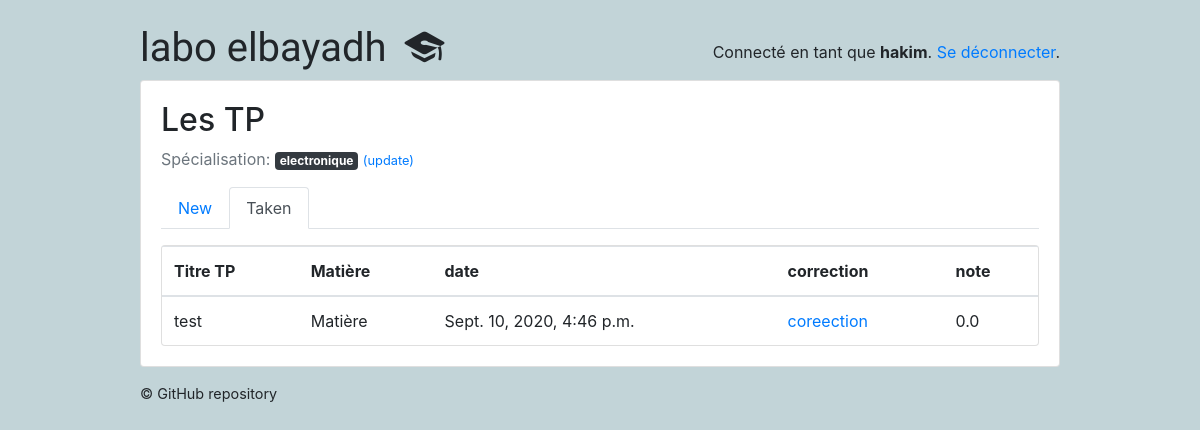
Before: /students/taken/ (signed in) with the older database file.
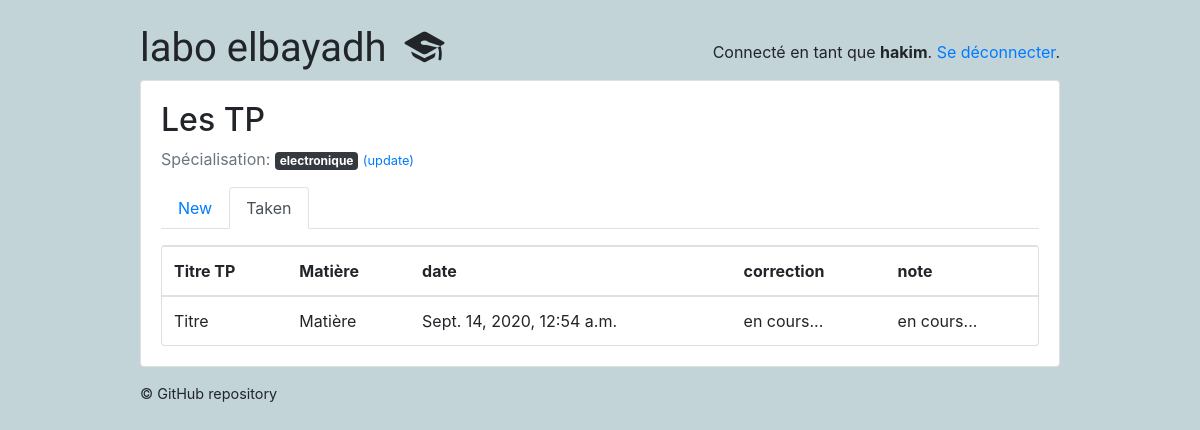
After: the same page with the newer database file.
### classroom/models.py (models this page shows, shortened)
class Subject(models.Model):
    name = models.CharField(max_length=30)
    color = models.CharField(max_length=7, default='#007bff')
    def get_html_badge(self):
        name = escape(self.name)
        color = escape(self.color)
        html = '<span class="badge badge-primary" style="background-color: %s">%s</span>' % (color, name)
        return mark_safe(html)

class TakenQuiz(models.Model):
    student = models.ForeignKey(Student,on_delete=models.CASCADE, related_name='taken_quizzes')
    quiz = models.ForeignKey(Quiz, on_delete=models.CASCADE, related_name='taken_quizzes')
    score = models.FloatField()
    date = models.DateTimeField(auto_now_add=True)
    compte_rendu = models.FileField(upload_to='uploads_tp/')
    correction_TP_ensegn  = models.FileField(upload_to='uploads_tp/')

class Quiz(models.Model):
    owner = models.ForeignKey(User, on_delete=models.CASCADE, related_name='quizzes')
    name = models.CharField(max_length=255 , default='Titre' , verbose_name= 'Titre TP',)
    subject = models.ForeignKey(Subject, on_delete=models.CASCADE, related_name='quizzes', verbose_name= 'les filières',)
    type_tp_posible = (
        ('redressement et filtrage ', 'redressement et filtrage '),
        ('filtrage RC', 'filtrage RC'),
    )
    type_tp = models.CharField(max_length=500 ,choices=type_tp_posible , verbose_name= 'Type de circuit électrique')
    description = models.TextField( max_length=500 , verbose_name= 'Description de TP ')
    module = models.CharField(max_length=255, default='Matière' , verbose_name= 'Matière' )
    Temps_TP = models.IntegerField(default=5 , verbose_name= 'Temps de TP min')

### classroom/views/students.py (the view)
# urls.py: path('taken/', students.TakenQuizListView.as_view(), name='taken_quiz_list'),
@method_decorator([login_required, student_required], name='dispatch')
class TakenQuizListView(ListView):
    model = TakenQuiz
    context_object_name = 'taken_quizzes'
    template_name = 'classroom/students/taken_quiz_list.html'
    def get_queryset(self):
        queryset = self.request.user.student.taken_quizzes \
            .select_related('quiz', 'quiz__subject') \
            .order_by('quiz__name')
        return queryset

### classroom/templates/classroom/students/taken_quiz_list.html
{% extends 'base.html' %}
{% block content %}
  {% include 'classroom/students/_header.html' with active='taken' %}
  <div class="card">
    <table class="table mb-0">
      <thead>
        <tr>
          <th>Titre TP</th>
          <th>Matière</th>
          <th>date</th>
          <th>correction</th>
          <th>note</th>
        </tr>
      </thead>
      <tbody>
        {% for taken_quiz in taken_quizzes %}
          <tr>
            <td>{{ taken_quiz.quiz.name }}</td>
            <td>{{ taken_quiz.quiz.module }}</td>
            <td>{{ taken_quiz.date}}</td>
            {% if taken_quiz.score == 100.0  %}
            <td> en cours...</td>
              <td> en cours...</td>
            {% endif  %}
            {% if taken_quiz.score != 100.0  %}
            <td>  <a href="{%  url 'students:pdf_corect_ens' %}?date={{ taken_quiz.correction_TP_ensegn }}" target="_blank"> coreection  </a>  </td>
            <td>{{ taken_quiz.score }}</td>
            {% endif  %}
          </tr>
        {% empty %}
          <tr>
            <td class="bg-light text-center font-italic" colspan="3">Vous n'avez effectué aucun travail pratique.</td>
          </tr>
        {% endfor %}
      </tbody>
    </table>
  </div>
{% endblock %}

### classroom/templates/classroom/students/_header.html
<h2>Les TP</h2>
<p class="text-muted">
  Spécialisation:{% for subject in user.student.interests.all %} {{ subject.get_html_badge }}{% endfor %}
  <a href="{% url 'students:student_interests' %}"><small>(update)</small></a>
</p>
<ul class="nav nav-tabs mb-3">
  <li class="nav-item">
    <a class="nav-link{% if active == 'new' %} active{% endif %}" href="{% url 'students:quiz_list' %}">New</a>
  </li>
  <li class="nav-item">
    <a class="nav-link{% if active == 'taken' %} active{% endif %}" href="{% url 'students:taken_quiz_list' %}">Taken</a>
  </li>
</ul>

Changed rows visible on the page:
removed TakenQuiz: quiz.name "test", quiz.module "Matière", date "Sept. 10, 2020, 4:46 p.m.", score "0.0"
added TakenQuiz: quiz.name "Titre", quiz.module "Matière", date "Sept. 14, 2020, 12:54 a.m.", score "en cours..."
